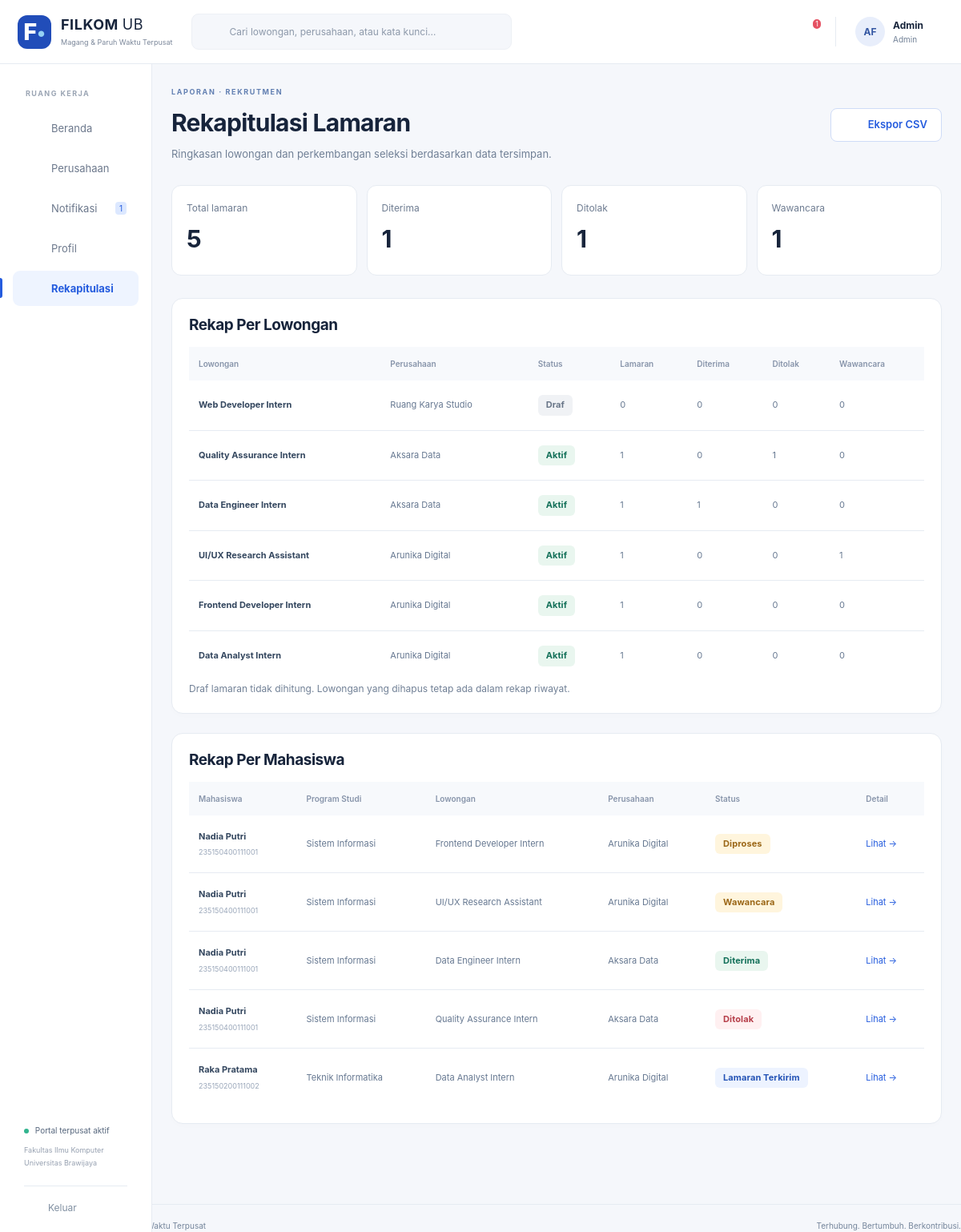
Page /index.php?r=rekapitulasi (signed in) on the committed database.
### tables this page shows
CREATE TABLE AKUN (
 idAkun INT AUTO_INCREMENT PRIMARY KEY, username VARCHAR(100) NOT NULL UNIQUE, email VARCHAR(100) NOT NULL UNIQUE,
 passwordHash VARCHAR(255) NOT NULL, namaPengguna VARCHAR(100) NOT NULL,
 role ENUM('Mahasiswa','Rekruter','Admin') NOT NULL, aktif TINYINT(1) NOT NULL DEFAULT 1,
 idMahasiswa INT NULL UNIQUE,idPerusahaan INT NULL,
 FOREIGN KEY(idMahasiswa) REFERENCES MAHASISWA(idMahasiswa), FOREIGN KEY(idPerusahaan) REFERENCES PERUSAHAAN(idPerusahaan),
 CONSTRAINT CK_AKUN_ROLE CHECK ((role='Mahasiswa' AND idMahasiswa IS NOT NULL AND idPerusahaan IS NULL) OR (role='Rekruter' AND idPerusahaan IS NOT NULL AND idMahasiswa IS NULL) OR (role='Admin' AND idMahasiswa IS NULL AND idPerusahaan IS NULL))
);

CREATE TABLE LOWONGAN (
 idLowongan INT AUTO_INCREMENT PRIMARY KEY,namaLowongan VARCHAR(100) NOT NULL,jenisPekerjaan VARCHAR(50) NOT NULL,
 modeKerja VARCHAR(50) NOT NULL,lokasiPenempatan VARCHAR(100) NOT NULL,tingkatSemesterMinimal INT NOT NULL,
 targetJurusan TEXT NOT NULL,deskripsi TEXT NOT NULL,dokumenPersyaratan TEXT NOT NULL,
 statusLowongan VARCHAR(20) NOT NULL DEFAULT 'Draf',tanggalDibuat DATETIME NOT NULL DEFAULT CURRENT_TIMESTAMP,idPerusahaan INT NOT NULL,
 batasLamaran DATE NULL,kuota INT NOT NULL DEFAULT 1,durasiBulan INT NOT NULL DEFAULT 3,
 uangSaku DECIMAL(12,0) NOT NULL DEFAULT 0,konversiSKS INT NOT NULL DEFAULT 0,kualifikasi TEXT,dihapusPada DATETIME NULL,
 FOREIGN KEY(idPerusahaan) REFERENCES PERUSAHAAN(idPerusahaan), INDEX IDX_LOWONGAN_STATUS(statusLowongan,idPerusahaan)
);

CREATE TABLE PERUSAHAAN (
 idPerusahaan INT AUTO_INCREMENT PRIMARY KEY, namaPerusahaan VARCHAR(100) NOT NULL,
 alamat TEXT NOT NULL, emailPerusahaan VARCHAR(100) NOT NULL UNIQUE,
 statusVerifikasi VARCHAR(20) NOT NULL DEFAULT 'Menunggu', bidangUsaha VARCHAR(100) NOT NULL DEFAULT '',
 kontak VARCHAR(30) NOT NULL DEFAULT '', deskripsi TEXT, website VARCHAR(250) NOT NULL DEFAULT '',
 catatanVerifikasi TEXT, dihapusPada DATETIME NULL, dibuatPada DATETIME NOT NULL DEFAULT CURRENT_TIMESTAMP
);

CREATE TABLE LAMARAN (
 idLamaran INT AUTO_INCREMENT PRIMARY KEY,dokumenPersyaratan TEXT NOT NULL,statusLamaran VARCHAR(50) NOT NULL DEFAULT 'Draf',
 tanggalMelamar DATETIME NULL,idLowongan INT NOT NULL,idMahasiswa INT NOT NULL,idTahapSaatIni INT NULL,
 portofolio VARCHAR(250) NOT NULL DEFAULT '',suratPengantar TEXT,administrasiLolos TINYINT(1) NOT NULL DEFAULT 0,
 dibuatPada DATETIME NOT NULL DEFAULT CURRENT_TIMESTAMP,UNIQUE(idMahasiswa,idLowongan),
 FOREIGN KEY(idLowongan) REFERENCES LOWONGAN(idLowongan),FOREIGN KEY(idMahasiswa) REFERENCES MAHASISWA(idMahasiswa),
 FOREIGN KEY(idTahapSaatIni,idLowongan) REFERENCES `TAHAP SELEKSI`(idTahap,idLowongan),
 UNIQUE(idLamaran,idLowongan)
);

CREATE TABLE MAHASISWA (
 idMahasiswa INT AUTO_INCREMENT PRIMARY KEY,namaMahasiswa VARCHAR(100) NOT NULL,NIM VARCHAR(15) NOT NULL UNIQUE,
 email VARCHAR(100) NOT NULL UNIQUE,jurusan VARCHAR(50) NOT NULL,semester INT NOT NULL DEFAULT 1,
 IPK DECIMAL(3,2) NOT NULL DEFAULT 0,telepon VARCHAR(30) NOT NULL DEFAULT '',portofolio VARCHAR(250) NOT NULL DEFAULT '',
 bio TEXT,idCV INT NULL
);

### app/Core/View.php (called while the page is built, shortened)
<?php
final class View  {
    public static function render(string $template,array $viewData=[]):void {
        extract($viewData,EXTR_SKIP);
        $currentUser=Auth::user();
        $unread=$currentUser?Notifikasi::belumDibaca((int)$currentUser['idAkun']):0;
        require ROOT.'/app/Views/layout/header.php';
        require ROOT.'/app/Views/'.$template.'.php';
        require ROOT.'/app/Views/layout/footer.php';
    }
}

### app/Controllers/RekapitulasiController.php (called while the page is built, shortened)
<?php
final class RekapitulasiController  {
    private function data():array {
        $u=Auth::require(['Rekruter','Admin']);
        $where=$u['role']==='Rekruter'?'l.idPerusahaan=?':'1=1';
        $p=$u['role']==='Rekruter'?[$u['idPerusahaan']]:[];
        return Database::all("SELECT l.idLowongan,l.namaLowongan,p.namaPerusahaan,l.statusLowongan,l.dihapusPada,COUNT(a.idLamaran) total,SUM(CASE WHEN a.statusLamaran='Diterima' THEN 1 ELSE 0 END) diterima,SUM(CASE WHEN a.statusLamaran='Ditolak' THEN 1 ELSE 0 END) ditolak,SUM(CASE WHEN a.statusLamaran='Wawancara' THEN 1 ELSE 0 END) wawancara FROM LOWONGAN l JOIN PERUSAHAAN p ON p.idPerusahaan=l.idPerusahaan LEFT JOIN LAMARAN a ON a.idLowongan=l.idLowongan AND a.statusLamaran<>'Draf' WHERE $where GROUP BY l.idLowongan,l.namaLowongan,p.namaPerusahaan,l.statusLowongan,l.dihapusPada ORDER BY l.idLowongan DESC",$p);
    }
    private function mahasiswa():array  {
        $u=Auth::require(['Rekruter','Admin']);
        $where=$u['role']==='Rekruter'?' AND l.idPerusahaan=?':'';
        return Database::all("SELECT a.idLamaran,a.statusLamaran,m.namaMahasiswa,m.NIM,m.jurusan,l.namaLowongan,p.namaPerusahaan FROM LAMARAN a JOIN MAHASISWA m ON m.idMahasiswa=a.idMahasiswa JOIN LOWONGAN l ON l.idLowongan=a.idLowongan JOIN PERUSAHAAN p ON p.idPerusahaan=l.idPerusahaan WHERE a.statusLamaran<>'Draf'".$where.' ORDER BY m.namaMahasiswa,a.idLamaran',$where?[$u['idPerusahaan']]:[]);
    }
    public function tampilkanRekapitulasi():void {
        View::render('rekapitulasi',['title'=>'Rekapitulasi','rekap'=>$this->data(),'mahasiswa'=>$this->mahasiswa()]);
    }
}

### public/index.php (called while the page is built, shortened)
<?php
require dirname(__DIR__).'/app/bootstrap.php';
$route=query('r','dashboard');
[$allowedMethod,$roles,$handler]=$routes[$route];
if($roles)Auth::require($roles);
try {
    $handler();
}
catch(DomainException $e) {
    fail(422,$e->getMessage());
}

### app/Core/Auth.php (called while the page is built, shortened)
<?php
final class Auth  {
    private static array|false|null $cached=null;
    public static function user():?array {
        if(self::$cached===null) {
            self::$cached=isset($_SESSION['idAkun'])?Akun::getAkun((int)$_SESSION['idAkun']):false;
        }
        return self::$cached?:null;
    }
    public static function require(array $roles=[]):array {
        $u=self::user();
        return $u;
    }
}

### app/bootstrap.php (called while the page is built, shortened)
<?php
spl_autoload_register(function(string $class):void {
    foreach(['Core','Models','Controllers','Boundaries'] as $dir) {
        $file=ROOT.'/app/'.$dir.'/'.$class.'.php';
        if(is_file($file)) {
            return;
        }
    }
}
);
require ROOT.'/app/Core/helpers.php';

### config/database.php (called while the page is built)
<?php
return [ 'host' => getenv('DB_HOST') ?: '127.0.0.1', 'port' => getenv('DB_PORT') ?: '3306', 'name' => getenv('DB_NAME') ?: 'rsi_filkom', 'user' => getenv('DB_USER') ?: 'root', 'password' => getenv('DB_PASSWORD') !== false ? getenv('DB_PASSWORD') : '', ];

### app/Core/Database.php (called while the page is built, shortened)
<?php
final class Database  {
    private static ?PDO $pdo = null;
    public static function get(): PDO  {
        if (!self::$pdo)  {
            $c = require ROOT . '/config/database.php';
            self::$pdo = new PDO("mysql:host={$c['host']};port={$c['port']};dbname={$c['name']};charset=utf8mb4", $c['user'], $c['password'], [PDO::ATTR_ERRMODE=>PDO::ERRMODE_EXCEPTION, PDO::ATTR_DEFAULT_FETCH_MODE=>PDO::FETCH_ASSOC, PDO::ATTR_EMULATE_PREPARES=>false]);
            self::$pdo->exec("SET time_zone = '+07:00'");
        }
        return self::$pdo;
    }
    public static function query(string $sql, array $values = []): PDOStatement  {
        $s=self::get()->prepare($sql);
        $s->execute($values);
        return $s;
    }
    public static function all(string $sql,array $p=[]):array  {
        return self::query($sql,$p)->fetchAll();
    }
    public static function one(string $sql,array $p=[]):?array  {
        return self::query($sql,$p)->fetch() ?: null;
    }
    public static function value(string $sql,array $p=[]):mixed  {
        return self::query($sql,$p)->fetchColumn();
    }
}

### app/Models/Akun.php (called while the page is built, shortened)
<?php
final class Akun  {
    public static function getAkun(int $id):?array  {
        return Database::one('SELECT a.*,p.statusVerifikasi,p.dihapusPada,p.namaPerusahaan FROM AKUN a LEFT JOIN PERUSAHAAN p ON p.idPerusahaan=a.idPerusahaan WHERE a.idAkun=?',[$id]);
    }
}

### app/Models/Notifikasi.php (called while the page is built, shortened)
<?php
final class Notifikasi  {
    public static function belumDibaca(int $id):int {
        return (int)Database::value('SELECT COUNT(*) FROM NOTIFIKASI WHERE idPenerima=? AND sudahDibaca=0',[$id]);
    }
}

### app/Views/rekapitulasi.php (the view)
<?php $heading='Rekapitulasi Lamaran';$kicker='LAPORAN · REKRUTMEN';$subtitle='Ringkasan lowongan dan perkembangan seleksi berdasarkan data tersimpan.';$headingAction='<a class="button secondary" href="'.e(url('rekapitulasi/ekspor')).'">'.icon('download').' Ekspor CSV</a>';require ROOT.'/app/Views/components/heading.php';?>
<div class="stats-grid"><?php foreach(['total'=>'Total lamaran','diterima'=>'Diterima','ditolak'=>'Ditolak','wawancara'=>'Wawancara'] as $k=>$label):?><article class="stat-card"><small><?= e($label) ?></small><strong><?= array_sum(array_column($rekap,$k)) ?></strong></article><?php endforeach;?></div><section class="card"><h2>Rekap Per Lowongan</h2><div class="table-scroll"><table><thead><tr><th>Lowongan</th><th>Perusahaan</th><th>Status</th><th>Lamaran</th><th>Diterima</th><th>Ditolak</th><th>Wawancara</th></tr></thead><tbody><?php foreach($rekap as $r):?><tr><td><strong><?= e($r['namaLowongan']) ?></strong></td><td><?= e($r['namaPerusahaan']) ?></td><td><?= badge($r['dihapusPada']?'Dihapus':$r['statusLowongan']) ?></td><td><?= (int)$r['total'] ?></td><td><?= (int)$r['diterima'] ?></td><td><?= (int)$r['ditolak'] ?></td><td><?= (int)$r['wawancara'] ?></td></tr><?php endforeach;?></tbody></table></div><p class="muted small">Draf lamaran tidak dihitung. Lowongan yang dihapus tetap ada dalam rekap riwayat.</p></section>
<section class="card"><h2>Rekap Per Mahasiswa</h2><div class="table-scroll"><table><thead><tr><th>Mahasiswa</th><th>Program Studi</th><th>Lowongan</th><th>Perusahaan</th><th>Status</th><th>Detail</th></tr></thead><tbody><?php foreach($mahasiswa as $a):?><tr><td><strong><?= e($a['namaMahasiswa']) ?></strong><small><?= e($a['NIM']) ?></small></td><td><?= e($a['jurusan']) ?></td><td><?= e($a['namaLowongan']) ?></td><td><?= e($a['namaPerusahaan']) ?></td><td><?= badge($a['statusLamaran']) ?></td><td><a href="<?= e(url($currentUser['role']==='Admin'?'lamaran/detail':'seleksi/detail',['id'=>$a['idLamaran']])) ?>">Lihat →</a></td></tr><?php endforeach;?></tbody></table></div></section>

### app/Views/layout/header.php (shortened to what this page needs)
<!doctype html>
<html lang="id"><head><meta charset="utf-8"><meta name="viewport" content="width=device-width,initial-scale=1">
<title><?= e($title) ?> · FILKOM Connect</title><link rel="stylesheet" href="assets/app.css">
</head><body>
<?php if($currentUser): $role=$currentUser['role'];$r=query('r','dashboard'); ?>
<header class="topbar"><a class="brand" href="<?= e(url()) ?>"><span class="brand-icon">F<span>•</span></span><span><strong>FILKOM <span class="brand-light">UB</span></strong><small>Magang &amp; Paruh Waktu Terpusat</small></span></a>
<form class="global-search" action="index.php" method="get"><input type="hidden" name="r" value="<?= $role==='Admin'?'perusahaan':'lowongan' ?>"><?= icon('search') ?><input aria-label="Pencarian global" name="keyword" placeholder="Cari lowongan, perusahaan, atau kata kunci…" value="<?= e(query('keyword')) ?>"><button class="icon-button" aria-label="Cari"><?= icon('arrow') ?></button></form>
<div class="top-actions"><form class="mobile-logout" method="post" action="<?= e(url('logout')) ?>"><?= csrf() ?><button class="icon-button" aria-label="Keluar"><?= icon('logout') ?></button></form><a class="notification-button" href="<?= e(url('notifikasi')) ?>" aria-label="Notifikasi, <?= $unread ?> belum dibaca"><?= icon('bell') ?><?php if($unread):?><span class="counter"><?= $unread>99?'99+':$unread ?></span><?php endif;?></a><div class="user-summary"><span class="avatar"><?= e(initials($currentUser['namaPengguna'])) ?></span><span><strong><?= e(explode(' ',$currentUser['namaPengguna'])[0]) ?></strong><small><?= e($role) ?></small></span></div></div></header>
<aside class="sidebar"><div class="sidebar-label">RUANG KERJA</div><nav aria-label="Navigasi utama">
<?php $nav=[['dashboard','home','Beranda']];
if($role==='Admin')$nav=[...$nav,['perusahaan','building','Perusahaan']];
$nav[]=['notifikasi','bell','Notifikasi'];$nav[]=['profil','user','Profil'];
if($role!=='Mahasiswa')$nav[]=['rekapitulasi','chart','Rekapitulasi'];
foreach($nav as [$link,$ic,$label]):$active=explode('/',$r)[0]===$link||($link==='pendaftar'&&str_starts_with($r,'seleksi')); ?>
<a href="<?= e(url($link)) ?>" class="nav-link <?= $active?'active':'' ?>" <?= $active?'aria-current="page"':'' ?>><?= icon($ic) ?><span><?= e($label) ?></span><?php if($link==='notifikasi'&&$unread):?><span class="nav-count"><?= $unread ?></span><?php endif;?></a>
<?php endforeach;?></nav><div class="sidebar-bottom"><div class="portal-status"><i></i> Portal terpusat aktif<small>Fakultas Ilmu Komputer<br>Universitas Brawijaya</small></div><form method="post" action="<?= e(url('logout')) ?>"><?= csrf() ?><button class="logout"><?= icon('logout') ?> Keluar</button></form></div></aside>
<main id="main" class="main-content">
<?php else: ?><main id="main" class="public-main"><?php endif; ?>

### app/Core/helpers.php (shortened to what this page needs)
<?php
function e(mixed $s):string {
    return htmlspecialchars((string)$s,ENT_QUOTES|ENT_SUBSTITUTE,'UTF-8');
}
function url(string $route='dashboard',array $p=[]):string {
    return 'index.php?'.http_build_query(['r'=>$route]+$p);
}
function query(string $key,string $default=''):string {
    $v=$_GET[$key]??$default;
    return is_scalar($v)?trim((string)$v):$default;
}
function initials(string $s):string {
    $w=preg_split('/\s+/',trim($s));
    return mb_strtoupper(mb_substr($w[0]??'',0,1).mb_substr($w[1]??'',0,1));
}
function statusClass(string $s):string {
    return match($s) {
        'Diterima','Terverifikasi','Lolos','Sesuai','Layak','Aktif'=>'green','Ditolak','Tidak Lolos','Tidak sesuai','Tidak Layak','Dihapus'=>'red','Wawancara','Diproses','Menunggu'=>'amber','Draf','Ditutup'=>'gray',default=>'blue'
    }
    ;
}
function badge(string $s):string {
    return '<span class="badge '.statusClass($s).'">'.e($s).'</span>';
}
function icon(string $name):string {
    $paths=[ 'home'=>'<path d="m3 10 9-7 9 7v10H3Z"/><path d="M9 20v-7h6v7"/>', 'briefcase'=>'<rect x="3" y="7" width="18" height="14" rx="2"/><path d="M8 7V3h8v4M3 12c6 4 12 4 18 0M10 13h4"/>', 'file'=>'<path d="M6 3h9l4 4v14H6Z"/><path d="M14 3v5h5M9 12h7M9 16h7"/>', 'bell'=>'<path d="M5 17h14l-2-3V9a5 5 0 0 0-10 0v5ZM10 21h4"/>', 'user'=>'<circle cx="12" cy="8" r="4"/><path d="M4 21v-2a8 8 0 0 1 16 0v2"/>', 'calendar'=>'<rect x="3" y="5" width="18" height="16" rx="2"/><path d="M7 2v6M17 2v6M3 11h18M7 15h3M14 15h3"/>', 'chat'=>'<path d="M4 4h16v12H9l-5 5Z"/><path d="M8 8h8M8 12h5"/>', 'search'=>'<circle cx="10" cy="10" r="6"/><path d="m15 15 6 6"/>', 'arrow'=>'<path d="M4 12h16m-6-6 6 6-6 6"/>', 'plus'=>'<path d="M12 4v16M4 12h16"/>', 'location'=>'<path d="M19 10c0 5-7 11-7 11S5 15 5 10a7 7 0 0 1 14 0Z"/><circle cx="12" cy="10" r="2"/>', 'check'=>'<path d="m5 12 4 4L19 6"/>', 'clock'=>'<circle cx="12" cy="12" r="9"/><path d="M12 6v6l4 2"/>', 'logout'=>'<path d="M9 3H4v18h5M9 12h12m-5-5 5 5-5 5"/>', 'building'=>'<path d="M4 21V3h12v18M16 9h4v12M8 7h4M8 11h4M8 15h4M9 21v-3h3v3"/>', 'chart'=>'<path d="M4 3v18h17M8 17v-4M13 17V8M18 17V5"/>', 'shield'=>'<path d="m12 2 9 4v6c0 5-9 10-9 10S3 17 3 12V6Z"/><path d="m8 12 3 3 5-6"/>', 'download'=>'<path d="M12 3v12m-5-5 5 5 5-5M4 16v5h16v-5"/>', 'close'=>'<path d="m5 5 14 14M19 5 5 19"/>', ];
    return '<svg class="icon" viewBox="0 0 24 24" fill="none" stroke="currentColor" stroke-width="1.7" stroke-linecap="round" stroke-linejoin="round" aria-hidden="true">'.($paths[$name]??$paths['file']).'</svg>';
}

### app/Views/components/heading.php
<div class="page-heading"><div><p class="eyebrow"><?= e($kicker??'FILKOM CONNECT') ?></p><h1><?= e($heading??$title) ?></h1><?php if(!empty($subtitle)):?><p><?= e($subtitle) ?></p><?php endif;?></div><?php if(!empty($headingAction)):?><?= $headingAction ?><?php endif;?></div>

### app/Views/layout/footer.php
</main><?php if($currentUser):?><footer class="page-footer"><span>© <?= date('Y') ?> FILKOM UB · Magang &amp; Paruh Waktu Terpusat</span><span>Terhubung. Bertumbuh. Berkontribusi.</span></footer><?php endif;?></body></html>

### rows in the picture
akun: namaPengguna "AF", namaPengguna "Admin", role "Admin"
lowongan: namaLowongan "Web Developer Intern", idPerusahaan.namaPerusahaan "Ruang Karya Studio", statusLowongan "Draf", total "0", diterima "0", ditolak "0", wawancara "0"
lowongan: namaLowongan "Quality Assurance Intern", idPerusahaan.namaPerusahaan "Aksara Data", statusLowongan "Aktif", total "1", diterima "0", ditolak "1", wawancara "0"
lowongan: namaLowongan "Data Engineer Intern", idPerusahaan.namaPerusahaan "Aksara Data", statusLowongan "Aktif", total "1", diterima "1", ditolak "0", wawancara "0"
lowongan: namaLowongan "UI/UX Research Assistant", idPerusahaan.namaPerusahaan "Arunika Digital", statusLowongan "Aktif", total "1", diterima "0", ditolak "0", wawancara "1"
lowongan: namaLowongan "Frontend Developer Intern", idPerusahaan.namaPerusahaan "Arunika Digital", statusLowongan "Aktif", total "1", diterima "0", ditolak "0", wawancara "0"
lowongan: namaLowongan "Data Analyst Intern", idPerusahaan.namaPerusahaan "Arunika Digital", statusLowongan "Aktif", total "1", diterima "0", ditolak "0", wawancara "0"
lamaran: idMahasiswa.namaMahasiswa "Nadia Putri", idMahasiswa.NIM "235150400111001", idMahasiswa.jurusan "Sistem Informasi", lowongan.namaLowongan "Frontend Developer Intern", perusahaan.namaPerusahaan "Arunika Digital", statusLamaran "Diproses"
lamaran: idMahasiswa.namaMahasiswa "Nadia Putri", idMahasiswa.NIM "235150400111001", idMahasiswa.jurusan "Sistem Informasi", lowongan.namaLowongan "UI/UX Research Assistant", perusahaan.namaPerusahaan "Arunika Digital", statusLamaran "Wawancara"
lamaran: idMahasiswa.namaMahasiswa "Nadia Putri", idMahasiswa.NIM "235150400111001", idMahasiswa.jurusan "Sistem Informasi", lowongan.namaLowongan "Data Engineer Intern", perusahaan.namaPerusahaan "Aksara Data", statusLamaran "Diterima"
lamaran: idMahasiswa.namaMahasiswa "Nadia Putri", idMahasiswa.NIM "235150400111001", idMahasiswa.jurusan "Sistem Informasi", lowongan.namaLowongan "Quality Assurance Intern", perusahaan.namaPerusahaan "Aksara Data", statusLamaran "Ditolak"
lamaran: idMahasiswa.namaMahasiswa "Raka Pratama", idMahasiswa.NIM "235150200111002", idMahasiswa.jurusan "Teknik Informatika", lowongan.namaLowongan "Data Analyst Intern", perusahaan.namaPerusahaan "Arunika Digital", statusLamaran "Lamaran Terkirim"

### other values in the picture
$unread "1"
$label "Beranda"
$label "Perusahaan"
$label "Notifikasi"
$label "Profil"
$label "Rekapitulasi"
$kicker "LAPORAN · REKRUTMEN"
$heading "Rekapitulasi Lamaran"
$subtitle "Ringkasan lowongan dan perkembangan seleksi berdasarkan data tersimpan."
$label "Total lamaran"
array_sum(array_column($rekap,$k)) "5"
$label "Diterima"
array_sum(array_column($rekap,$k)) "1"
$label "Ditolak"
$label "Wawancara"
